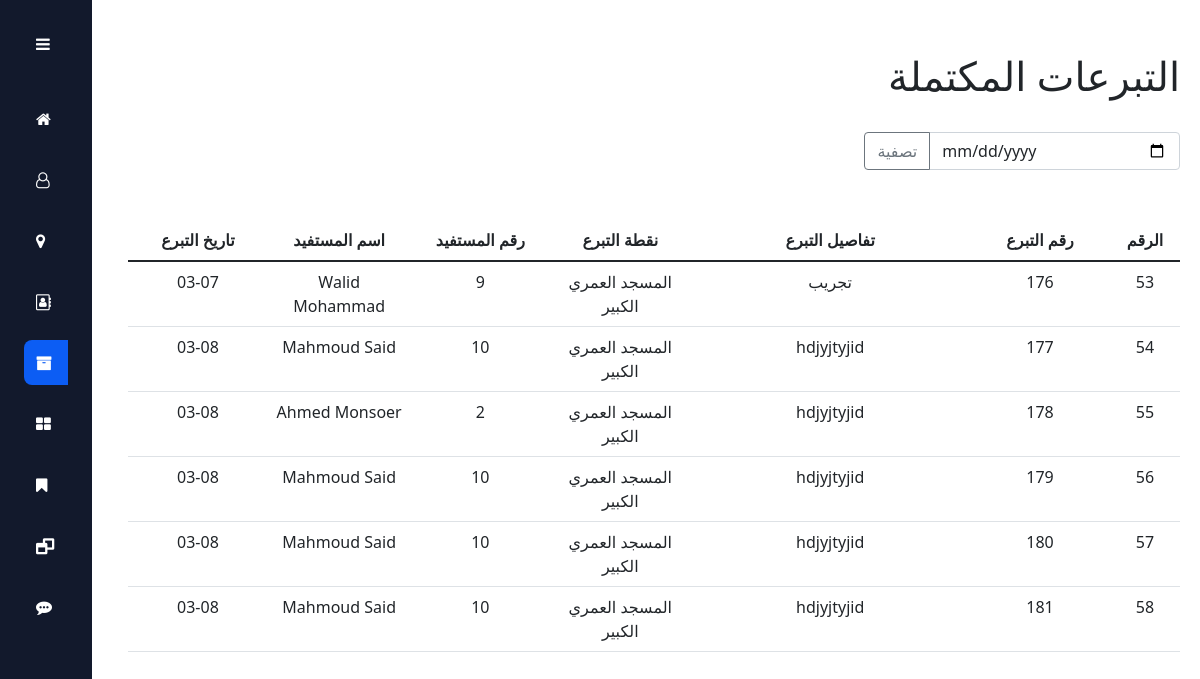
The app's page /admin_panel/donation with its own data.
### pages/models.py (models this page shows, shortened)
class receipt(models.Model):
    beneficiary = models.ForeignKey('beneficiary',on_delete=models.SET_NULL,null=True)
    donation = models.ForeignKey(donation,on_delete=models.SET_NULL,null=True)
    message_c = models.ForeignKey(message,on_delete=models.SET_NULL,null=True)
    entry_date = models.DateTimeField(auto_now_add=True)

class beneficiary(models.Model):
    name = models.CharField(max_length=30)
    phone_num = PhoneNumberField(unique=True)
    id_ps = models.IntegerField()
    Lat = models.DecimalField(max_digits=9, decimal_places=6)
    long = models.DecimalField(max_digits=9, decimal_places=6)
    address = models.CharField(max_length=100,null=True,blank=True)
    registrar = models.ForeignKey(registrar,on_delete=models.SET_NULL,null=True)
    need_scale = models.IntegerField(choices=[(1,1),(2,2),(3,3),(4,4),(5,5),(6,6),(7,7),(8,8),(9,9),(10,10)])
    clothes_accept = models.BooleanField(default=False)
    study_supplies_accept = models.BooleanField(default=False)
    study_supplies_needed_type = models.CharField(max_length=30,blank=True,null=True,choices=study_supplies)
    clothes_needed_type = models.CharField(max_length=30,blank=True,null=True,choices=clothes)
    entry_date = models.DateTimeField(auto_now_add=True)

class donation(models.Model):
    delivery_point_c = models.ForeignKey(delivery_point,on_delete=models.SET_NULL,null=True)
    item_c = models.ForeignKey(item,on_delete=models.SET_NULL,null=True,blank=True)
    pieces_number = models.IntegerField()
    bio = models.CharField(max_length=120)
    type = models.CharField(max_length=30,choices=[('clothes','clothes'),('study_supplies','study_supplies')])
    study_supplies_type = models.CharField(max_length=30,blank=True,null=True,choices=study_supplies)
    clothes_type = models.CharField(max_length=30,blank=True,null=True,choices=clothes)
    img = models.ImageField(upload_to='donation/')
    recipient = models.BooleanField(default=False)
    notes = models.CharField(max_length=30,blank=True,null=True)
    entry_date = models.DateTimeField(auto_now_add=True)

class delivery_point(models.Model):
    name = models.CharField(max_length=30)
    type = models.CharField(max_length=30,choices=[('mosque','mosque'),('Charity','Charity'),('other','other')])
    Lat = models.DecimalField(max_digits=9, decimal_places=6)
    long = models.DecimalField(max_digits=9, decimal_places=6)
    address = models.CharField(max_length=100,null=True,blank=True)
    entry_date = models.DateTimeField(auto_now_add=True)
    user =  models.ForeignKey(User,on_delete=models.SET_NULL,null=True)
    user_phone_num = PhoneNumberField(unique=True,null=True)

### admin_panel/views.py (the view)
# urls.py: path('donation', views.donation, name="donation"),
def donation(request):
    delivery_point_model = apps.get_model('pages', 'delivery_point')
    item_model = apps.get_model('pages', 'item')
    item_desire_model = apps.get_model('pages', 'item_desire')
    donation_model = apps.get_model('pages', 'donation')
    message_model = apps.get_model('pages', 'message')
    receipt_model = apps.get_model('pages', 'receipt')
    registrar_model = apps.get_model('pages', 'registrar')
    beneficiary_model = apps.get_model('pages', 'beneficiary')
    item_demand_model = apps.get_model('pages', 'item_demand')
    day_donations = None
    data_as = None
    if request.method == "GET" and 'data_as' in request.GET:
        data = request.GET
        day_donations = receipt_model.objects.filter(entry_date__year = data.get('data_as')[:4], entry_date__month = data.get('data_as')[5:7], entry_date__day = data.get('data_as')[8:10]).order_by('-entry_date','-id')
        print(day_donations)
        data_as = data.get('data_as')
    x = {
        'donations': receipt_model.objects.all(),
        'day_donations':day_donations,
        'data_as':data_as,
        'title':'التبرعات',
    }
    return render(request, 'admin_panel/pages/donation.html',x)

### templates/admin_panel/pages/donation.html (shortened to what this page needs)
{% extends 'admin_panel/base.html' %}
{% load static %}
{% block body %}
<div class="p4">
    <div class="uper">
        <div class="models sp">
            <h1 style="" class="hme">التبرعات المكتملة</h1>
        </div>
    </div>
    <br>
    <form  method="GET" class="models">
        <div class="input-group  ds" style="width: 30% !important;">
          <button class="btn btn-outline-secondary"name="dt" id="button-addon1">تصفية</button>
          <input type="date" required class="form-control"name="data_as"  placeholder="" aria-label="Example text with button addon" aria-describedby="button-addon1"value="{{data_as}}">
        </div>
    </form>
    <table class="table table-hover" style="width: 100%; margin-top: 50px;">
        <thead>
            <tr>
                <th style="width: 10%;"><center>تاريخ التبرع</center></th>
                <th style="width: 10%;"><center>اسم المستفيد</center></th>
                <th style="width: 10%;"><center>رقم المستفيد</center></th>
                <th style="width: 10%;"><center>نقطة التبرع</center></th>
                <th style="width: 20%;"><center>تفاصيل التبرع</center></th>
                <th style="width: 10%;"><center> رقم التبرع</center></th>
                <th style="width: 5%;"><center>الرقم</center></th>
            </tr>
          </thead>
        <tbody id="output1" style="width: 100%;">
            {% for donation in donations %}
                <tr dir="rtl">
                    <td style=" text-align:center; width: 10%;">{{donation.entry_date|date:"m-d"}}</td>
                    <td style=" text-align:center; width: 10%;">{{donation.beneficiary.name}}</td>
                    <td style=" text-align:center; width: 10%;">{{donation.beneficiary.id}}</td>
                    <td style=" text-align:center; width: 10%;">{{donation.donation.delivery_point_c.name}}</td>
                    <td style=" text-align:center; width: 20%;">{{donation.donation.bio}}</td>
                    <td style=" text-align:center; width: 10%;">{{donation.donation.id}}</td>
                    <td style=" text-align:center; width: 5%;">{{donation.id}}</td>
                </tr>
            {% endfor %}
        </tbody>
    </table>
    <br>
</div>
{% endblock body %}

### project/static/css/admin_panel.css (style rules this page uses)
* { box-sizing: border-box; }
.p4 { display: flex; width: 100%; align-items: flex-end; flex-direction: column; justify-content: flex-end; padding: 20px; }
.models { width: 100%; display: flex; justify-content: flex-start; align-items: center; flex-direction: row-reverse; flex-wrap: wrap; }
.models.sp { justify-content: space-between; }
.uper { width: 100%; display: flex; align-items: center; justify-content: flex-end; }
body { position: relative; margin: 0; padding: 2rem 0 0 6.75rem; font-size: 1em; transition: .5s; }
h1 { margin: 0; }

### records on screen
receipt: entry_date "03-07", beneficiary.name "Walid Mohammad", beneficiary.id "9", donation.delivery_point_c.name "المسجد العمري الكبير", donation.bio "تجريب", donation.id "176", id "53"
receipt: entry_date "03-08", beneficiary.name "Mahmoud Said", beneficiary.id "10", donation.delivery_point_c.name "المسجد العمري الكبير", donation.bio "hdjyjtyjid", donation.id "177", id "54"
receipt: entry_date "03-08", beneficiary.name "Ahmed Monsoer", beneficiary.id "2", donation.delivery_point_c.name "المسجد العمري الكبير", donation.bio "hdjyjtyjid", donation.id "178", id "55"
receipt: entry_date "03-08", beneficiary.name "Mahmoud Said", beneficiary.id "10", donation.delivery_point_c.name "المسجد العمري الكبير", donation.bio "hdjyjtyjid", donation.id "179", id "56"
receipt: entry_date "03-08", beneficiary.name "Mahmoud Said", beneficiary.id "10", donation.delivery_point_c.name "المسجد العمري الكبير", donation.bio "hdjyjtyjid", donation.id "180", id "57"
receipt: entry_date "03-08", beneficiary.name "Mahmoud Said", beneficiary.id "10", donation.delivery_point_c.name "المسجد العمري الكبير", donation.bio "hdjyjtyjid", donation.id "181", id "58"
